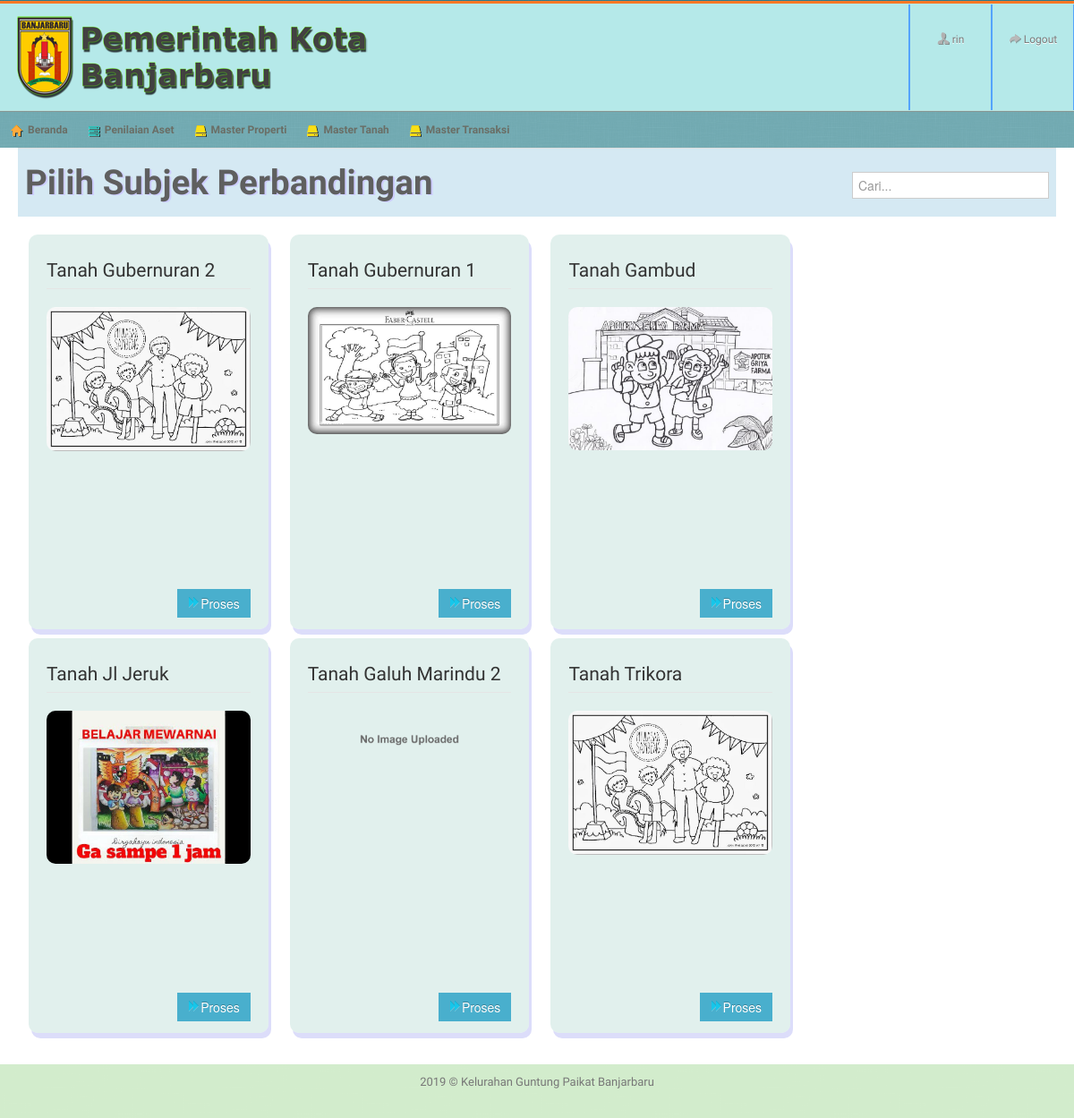
The app's page /?page=Perbandingan (signed in) with its own data.
### tables this page shows
CREATE TABLE IF NOT EXISTS `subjek` (
  `id` int(11) NOT NULL,
  `created_at` datetime NOT NULL DEFAULT CURRENT_TIMESTAMP,
  `updated_at` datetime NOT NULL DEFAULT CURRENT_TIMESTAMP ON UPDATE CURRENT_TIMESTAMP,
  `status` int(11) DEFAULT '0',
  `id_jenis` int(11) DEFAULT NULL,
  `nama` varchar(100) DEFAULT NULL,
  `alamat` varchar(255) DEFAULT NULL,
  `kelurahan` varchar(255) DEFAULT NULL,
  `kecamatan` varchar(255) DEFAULT NULL,
  `kota` varchar(255) DEFAULT NULL,
  `lat` decimal(9,6) DEFAULT NULL,
  `lng` decimal(9,6) DEFAULT NULL,
  `contact_person` varchar(13) DEFAULT NULL,
  `foto` varchar(255) DEFAULT NULL
);

### page/mast/subjek_config.php (called while the page is built, shortened)
<?php
$tableName = "subjek";
$formName = "Subjek";
$field[0]="id";
$field[1]="created_at";
$field[2]="updated_at";
$field[3]="status";
$field[4]="id_jenis";
$field[5]="nama";
$field[6]="alamat";
$field[7]="kelurahan";
$field[8]="kecamatan";
$field[9]="kota";
$field[10]="lat";
$field[11]="lng";
$field[12]="contact_person";
$field[13]="foto";
?>

### page/perbandingan.php (the view, shortened to what this page needs)
<?php
include_once "mast/subjek_config.php";
$pageSql = "SELECT $tableName.*,jenis_subjek.nama AS nama_jenis FROM ".$tableName." LEFT JOIN jenis_subjek ON jenis_subjek.id=$tableName.id_jenis  ORDER BY $tableName.updated_at DESC ";
$pageQry = mysqli_query($koneksidb, $pageSql) or die ("error paging1: ".mysqli_error($koneksidb));
?>
<table class="table table-striped blue">
	<tr>
	  <td colspan="2"><h1><b>Pilih <?php echo $formName;?> Perbandingan</b>
	  <form class="navbar-search pull-right"  method="POST" action="?page=Perbandingan">
		  <input type="text" name="qcari" placeholder="Cari..." autofocus/>
	  </form></h1> </td>
	</tr>
</table>
	<?php
while ($kolomData = mysqli_fetch_array($pageQry)) {
?>
<div class="box card row-fluid span3">
		<fieldset>
			<legend><?php echo $kolomData[$field[5]];?> </legend>
			 <div class="container">
				<img src="images/foto/<?php echo $kolomData[$field[13]] ? $kolomData[$field[13]] :"no-image.png";?>">
		</fieldset>
		<div class="tempel">
			<a href="?page=Perbandingan-Add&Kode=<?php echo $kolomData[$field[0]];?>"><button class="btn btn-info"><i class="icon-forward"></i>Proses</button></a>
		</div>
		</div>
<?php } ?>

### css/maruti-style.css (style rules this page uses)
.blue td { background:rgba(192, 223, 237, 0.67) !important; }
.box { background:rgba(192, 223, 217, 0.47); min-height:700px !important; padding: 20px; box-shadow: 3px 6px #dcddfa; transition: 0.3s; }
.tempel { margin-top:5px; margin-bottom:-10px; float:right; }
.card { border-radius:10px; min-height:400px !important; margin-right:12px !important; margin-left: 12px !important; margin-bottom:10px; float:center; }
.container { position: relative; width: 100%; min-height:310px; }
.container img { border-radius:10px; }
* { outline:none !important; -moz-outline: none !important; }
body { overflow-x: hidden; margin-top: -9px; font-family: 'Play', Tahoma; }
#content h1 { text-shadow: 2px 1px #cdcdff; }
form { margin-bottom: 0; }

### css/maruti-media.css (style rules this page uses)
body { background:url(../images/backgrounds/blue.jpg) repeat; }

### records on screen
subjek: nama "Tanah Gubernuran 2", foto (picture)
subjek: nama "Tanah Gubernuran 1", foto (picture)
subjek: nama "Tanah Gambud", foto (picture)
subjek: nama "Tanah Jl Jeruk", foto (picture)
subjek: nama "Tanah Galuh Marindu 2", foto (picture)
subjek: nama "Tanah Trikora", foto (picture)

### other values on screen
$_SESSION['SES_LOGIN'] "rin"
$formName "Subjek"
